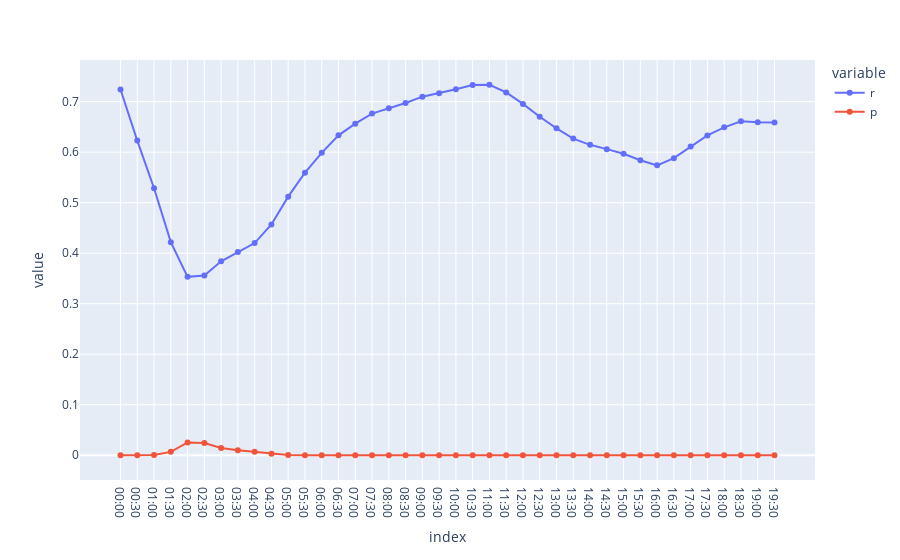

Notebook source saved alongside this figure:
### Code cell
# Fer un dataframe amb les dades aconseguides
d = {'r':r, 'p':p}
df = pd.DataFrame(data=d,index=t)
df.index = df.index.strftime('%H:%M')
fig = px.line(df, x=df.index, y=["r", "p"], markers=True)
fig

### Figure 1 — Plotly figure (JSON) as saved in the notebook; plotly's stock layout.template omitted (floating-point values rounded to 4 significant figures)
{"data": [{"hovertemplate": "variable=r<br>index=%{x}<br>value=%{y}<extra></extra>", "legendgroup": "r", "line": {"color": "#636efa", "dash": "solid"}, "marker": {"symbol": "circle"}, "mode": "lines+markers", "name": "r", "orientation": "v", "showlegend": true, "type": "scatter", "x": ["00:00", "00:30", "01:00", "01:30", "02:00", "02:30", "03:00", "03:30", "04:00", "04:30", "05:00", "05:30", "06:00", "06:30", "07:00", "07:30", "08:00", "08:30", "09:00", "09:30", "10:00", "10:30", "11:00", "11:30", "12:00", "12:30", "13:00", "13:30", "14:00", "14:30", "15:00", "15:30", "16:00", "16:30", "17:00", "17:30", "18:00", "18:30", "19:00", "19:30"], "xaxis": "x", "y": [0.724, 0.6229, 0.5286, 0.4218, 0.3532, 0.3559, 0.3839, 0.4025, 0.42, 0.4569, 0.5119, 0.5595, 0.5986, 0.6333, 0.6564, 0.6764, 0.6868, 0.6973, 0.7098, 0.7167, 0.7247, 0.7329, 0.7334, 0.7183, 0.6955, 0.6701, 0.6473, 0.6269, 0.6145, 0.606, 0.597, 0.584, 0.5739, 0.5882, 0.6112, 0.6332, 0.6491, 0.6612, 0.659, 0.659], "yaxis": "y"}, {"hovertemplate": "variable=p<br>index=%{x}<br>value=%{y}<extra></extra>", "legendgroup": "p", "line": {"color": "#EF553B", "dash": "solid"}, "marker": {"symbol": "circle"}, "mode": "lines+markers", "name": "p", "orientation": "v", "showlegend": true, "type": "scatter", "x": ["00:00", "00:30", "01:00", "01:30", "02:00", "02:30", "03:00", "03:30", "04:00", "04:30", "05:00", "05:30", "06:00", "06:30", "07:00", "07:30", "08:00", "08:30", "09:00", "09:30", "10:00", "10:30", "11:00", "11:30", "12:00", "12:30", "13:00", "13:30", "14:00", "14:30", "15:00", "15:30", "16:00", "16:30", "17:00", "17:30", "18:00", "18:30", "19:00", "19:30"], "xaxis": "x", "y": [1.294e-07, 1.765e-05, 0.0004549, 0.006704, 0.02539, 0.02418, 0.01445, 0.01004, 0.006966, 0.003037, 0.0007348, 0.0001747, 4.501e-05, 1.158e-05, 4.243e-06, 1.662e-06, 9.918e-07, 5.758e-07, 2.915e-07, 1.973e-07, 1.237e-07, 7.546e-08, 7.314e-08, 1.8e-07, 6.324e-07, 2.248e-06, 6.372e-06, 1.505e-05, 2.462e-05, 3.415e-05, 4.782e-05, 7.607e-05, 0.0001083, 6.569e-05, 2.802e-05, 1.162e-05, 5.869e-06, 3.416e-06, 3.764e-06, 3.779e-06], "yaxis": "y"}], "layout": {"legend": {"title": {"text": "variable"}, "tracegroupgap": 0}, "margin": {"t": 60}, "xaxis": {"anchor": "y", "domain": [0, 1], "title": {"text": "index"}}, "yaxis": {"anchor": "x", "domain": [0, 1], "title": {"text": "value"}}}}
